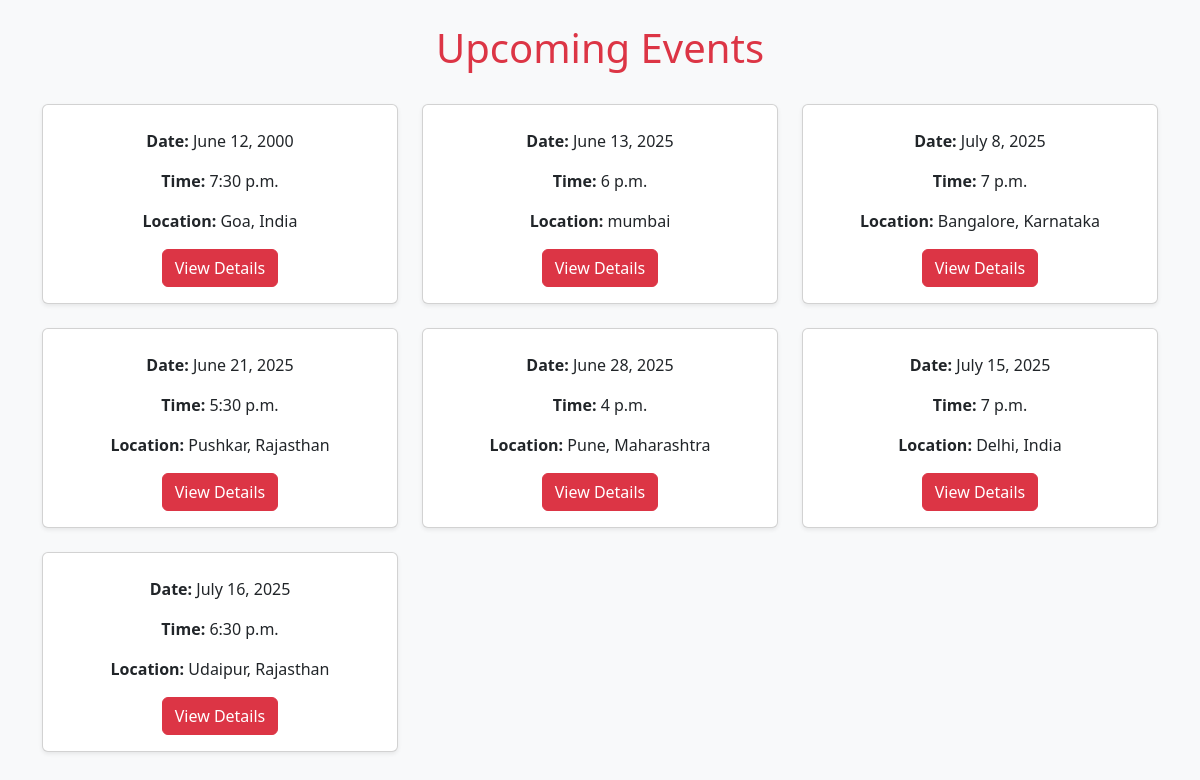
Screenshot of /events/ with the database file from the repository.
### events/models.py (models this page shows, shortened)
class Event(models.Model):
    name = models.CharField(max_length=200)
    date = models.DateField()
    time = models.TimeField()
    location = models.CharField(max_length=255)
    description = models.TextField()
    image = models.ImageField(upload_to='event_images/', null=True, blank=True)
    saved_by = models.ManyToManyField(User, related_name='saved_events', blank=True)

### events/views.py (the view)
# urls.py: path('events/', views.event_list, name='event_list'),
def event_list(request):
    query = request.GET.get('q')
    events = Event.objects.filter(
        Q(name__icontains=query) | Q(location__icontains=query)) if query else Event.objects.all()
    return render(request, 'events/event_list.html', {'events': events})

### events/templates/events/event_list.html (shortened to what this page needs)
<!DOCTYPE html>
<html lang="en">
<head>
    <link rel="stylesheet" href="https://cdn.jsdelivr.net/npm/bootstrap@5.3.0/dist/css/bootstrap.min.css">
</head>
<body class="bg-light">
    <div class="container text-center">
        <h1 class="text-danger mt-4">Upcoming Events</h1>
        <div class="row">
            {% for event in events %}
                <div class="col-md-4">
                    <div class="card mt-4 shadow-sm">
                        <div class="card-body">
                            <p><strong>Date:</strong> {{ event.date }}</p>
                            <p><strong>Time:</strong> {{ event.time }}</p>
                            <p><strong>Location:</strong> {{ event.location }}</p>
                            <a href="{% url 'events:event_detail' event.pk %}" class="btn btn-danger">View Details</a>
                        </div>
                    </div>
                </div>
            {% empty %}
                <p>No events available.</p>
            {% endfor %}
        </div>
    </div>
</body>
</html>

### rows the page displays
Event: date "June 12, 2000", time "7:30 p.m.", location "Goa, India"
Event: date "June 13, 2025", time "6 p.m.", location "mumbai"
Event: date "July 8, 2025", time "7 p.m.", location "Bangalore, Karnataka"
Event: date "June 21, 2025", time "5:30 p.m.", location "Pushkar, Rajasthan"
Event: date "June 28, 2025", time "4 p.m.", location "Pune, Maharashtra"
Event: date "July 15, 2025", time "7 p.m.", location "Delhi, India"
Event: date "July 16, 2025", time "6:30 p.m.", location "Udaipur, Rajasthan"
